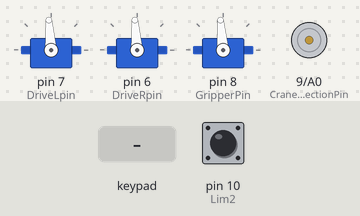
A sketch run on a simulated Arduino Uno, built with avr-gcc and run on an emulated ATmega328P. Parts: 3 × servo, direction and speed pins drawn as motors (green arrow = direction pin HIGH = forward, orange = LOW = backward, longer = more drive). The inputs (shaded band) are chosen by the test bench; at power-on: pin 10 (Lim2) HIGH.

Above: at 1.5 s.
1.6 s: key 'L' pressed
At 1.83 s:
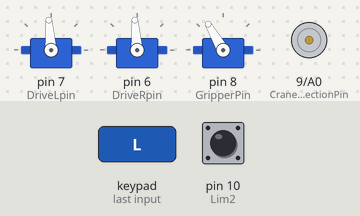
3.5 s: key 'R' pressed
At 3.71 s:
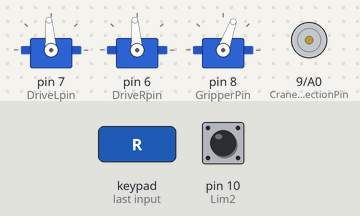
Timing chart, 0 to 6.5 s (numbered marks = the images above; inputs shaded):
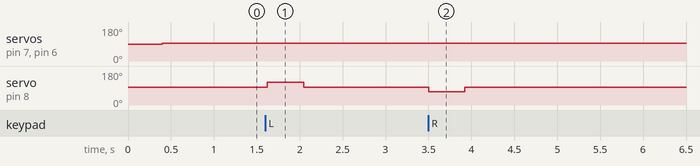

The sketch:

RobotJD.ino
```cpp
#include "SemiAutomaticFunctions.h"
#include <PS2X_lib.h>
#include <Servo.h>


PS2X ps2x;


void setup() {

delay(300);
 ps2x.config_gamepad(PS2_CLK, PS2_CMD, PS2_SEL, PS2_DAT, true, true);

  DriveL.attach(DriveLpin);
  DriveR.attach(DriveRpin);
  pinMode(6, OUTPUT);
  pinMode(7, OUTPUT);
  Gripper.attach(GripperPin);
  pinMode(CraneDirectionPin, OUTPUT);
  pinMode(CraneSpeedPin, OUTPUT);
  //pinMode(Lim1, INPUT_PULLUP);
  //pinMode(Lim2, INPUT_PULLUP);


  Crane.write(95);

  Serial.begin(9600);

}

void loop() {
  // Read the joystick values

 ps2x.read_gamepad();
  //just in case switches aren't working, explicitly pull them high
  digitalWrite(9, HIGH); //Note that activation occurs when reading high, since pressing them disconnects them from ground
  digitalWrite(10, HIGH);

  int STBY = 12;
  int Lim1State = digitalRead(Lim1);//1 if pressed
  int Lim2State = digitalRead(Lim2);//1 if pressed
  int L1;
  int L2;


  // gripper int values Defined
  int GripIn = ps2x.Button(PSB_PAD_LEFT);
  int GripOut = ps2x.Button(PSB_PAD_RIGHT);

  //Crane int Values Defined
  int CraneUp = ps2x.Button(PSB_L1);
  int CraneDown = ps2x.Button(PSB_L2);//---------------------------------------------temporary change


  L1 = Lim1State;
  L2 = Lim2State;
//----------------------------------------------------------------------------------Gripper Controls
  if (GripIn == 1 && GripOut == 0) {
    Gripper.write(GripperForward);
  }
  else if(GripOut == 1 && GripIn == 0){
    Gripper.write(GripperBack);
  }
  else{
    Gripper.write(gripperDead);
  };
//------------------------------------------------------------------------------------------------Drive
unsigned long debounceDelay = 50;  // Adjust as needed
unsigned long lastDebounceTime = 0;


//----------------------------------------------------------- Assuming joystickX and joystickY are your joystick readings

    // Process joystick input
int leftStickY = ps2x.Analog(PSS_RY);
int leftStickX = ps2x.Analog(PSS_RX);


//----------------------------------------------------------------Function gets called, put this in the loop-----------------------------------------------------
if(ps2x.ButtonPressed(PSB_R3)){
  slowMode =true;
}
else if(ps2x.ButtonReleased(PSB_R3)){
  slowMode = false;
}

 if(slowMode){

 driveFunction(leftStickX, leftStickY, 100, 90, 98, 90);
 }
else{
driveFunction(leftStickX, leftStickY, 120, 60, 120, 60);
}
//---------------------------------------------------------------------------------------------------------------------------------------------------------------------

//-----------------------------------------------------------------------------------------------------Newer Crane Functions

if ((ps2x.Button(PSB_L1) & ps2x.Button(PSB_L2)) | (!ps2x.Button(PSB_L1) & !ps2x.Button(PSB_L2)) ){ //holding forward and reverse —> don’t move
digitalWrite(IN2,0);
digitalWrite(IN1,0);
}
  else if (ps2x.Button(PSB_L1)){
  //holding forward and limit 1 not reached
  if (L2 ){
    digitalWrite(IN1, HIGH);
    digitalWrite(IN2,HIGH);
    }
  else{
    digitalWrite(IN1, HIGH);
    digitalWrite(IN2, LOW);
    }

  if(ps2x.ButtonReleased(PSB_L1)){
   digitalWrite(IN1, LOW);
   digitalWrite(IN2, LOW);
    }
  }
else if (ps2x.Button(PSB_L2)){
  //holding forward and limit 1 not reached
  if (L1){
    digitalWrite(IN2, HIGH);
    digitalWrite(IN1,HIGH);
    }
  else{
    digitalWrite(IN1, LOW);
    digitalWrite(IN2, HIGH);
    }


  if(ps2x.ButtonReleased(PSB_L2)){
   digitalWrite(IN1, LOW);
   digitalWrite(IN2, LOW);
    }
  }


}
```

SemiAutomaticFunctions.h
```cpp
#ifndef SEMI_AUTOMATIC_FUNCTIONS_H
#define SEMI_AUTOMATIC_FUNCTIONS_H
#include <Servo.h>


//establishing Servos
Servo DriveL;
Servo DriveR;
Servo Gripper;
Servo Crane;

//Arduino Pins
#define PS2_DAT 2
#define PS2_CMD 3
#define PS2_SEL 4
#define PS2_CLK 5
//Motor Pins
#define DriveLpin 7
#define DriveRpin 6
#define GripperPin 8
//Crane motor driver no longer needs library
#define CraneDirectionPin 9  //IN1
#define CraneSpeedPin A0 //IN2

#define IN1 11 //Semi-permanent
#define IN2 12
//Limit Switches
#define LIM1 9
#define LIM2 10
//#define LIM3 12
//#define LIM4 13
//MotorSpeeds(will change as testing progresses)
#define CraneUpSpeed 128
#define CraneDownSpeed 128
#define GripperForward 120
#define GripperBack 70
bool direction = true;
bool slowMode = false;

const int Lim1 = LIM1;
const int Lim2 = LIM2;
int deadZoneMin = 88;
int deadZoneMax = 89;

 int gripperDead = 95;
 int craneDead = 0;
 int driveLDead = 90;
 int driveRDead = 94;

//--------------------------------------------------------------Crane Stuff ------------------------------------------------
const int numReadings = 2;  // Adjust this value based on your requirements

int xReadings[numReadings];
int yReadings[numReadings];
int index = 0;

void initReadings() {
    for (int i = 0; i < numReadings; ++i) {
        xReadings[i] = 128;
        yReadings[i] = 128;
    }
}

int smoothInput(int* readings, int inputValue) {
    int total = 0;

    // Shift the readings to make room for the new value
    for (int i = numReadings - 1; i > 0; --i) {
        readings[i] = readings[i - 1];
        total += readings[i];
    }

    // Add the new value
    readings[0] = inputValue;
    total += inputValue;

    // Calculate the average
    return total / numReadings;
}
void driveFunction(int xVal, int yVal, int maxL, int maxR, int turnL, int turnR){

    int smoothedX = smoothInput(xReadings, xVal);
    int smoothedY = smoothInput(yReadings, yVal);

    int neutralZone = 2;  // Adjust this value based on your joystick's sensitivity
    int releaseDelay = 50;

    delay(releaseDelay);

    // Check if joystick is in the neutral position
    if (abs(smoothedX - 128) < neutralZone && abs(smoothedY - 128) < neutralZone) {
        // Joystick is in the neutral position, stop the motors
        DriveL.write(94);
        DriveR.write(94);
        delay(10);
    }
else {
if(xVal < 145 && xVal > 90){
if(yVal > 130){
  DriveL.write(maxL);
  DriveR.write(maxR);
  delay(10);
}
else if(yVal < 126){
  DriveL.write(maxR);
  DriveR.write(maxL);
  delay(10);
}

}

else if(xVal >= 145){
  DriveL.write(turnR);
  DriveR.write(turnR);
  //Serial.println(leftStickX);
  delay(10);
}
else if(xVal <= 90){
    DriveL.write(turnL);
  DriveR.write(turnL);
  //Serial.println(leftStickX);
  delay(10);
}
}}

//----------------------------------------------------------------Semi-----------------------------------------------------

void runServo(Servo servo, unsigned long time, int speed){
unsigned long startTime = millis();

while (millis() - startTime <= time){
  servo.write(speed);
}
servo.write(90);

}


void runCrane(unsigned long cTime, bool direction){
  unsigned long startTime = millis();

while (millis() - startTime <= cTime){
  if(direction){
    digitalWrite(CraneDirectionPin, HIGH);
    analogWrite(CraneSpeedPin, CraneUpSpeed);
  }
  else{

    digitalWrite(CraneDirectionPin, LOW);
    analogWrite(CraneSpeedPin, CraneDownSpeed);
  }
}
}

void craneGripperSemiUp(){
  runCrane(2000, direction);
  delay(2000);
  runServo(Gripper, 2000, GripperForward);
  delay(1000);
}
#endif
```

Measured:
- after the input at 1.6 s, servo on pin 8 (GripperPin): 95° → 120° at once, → 95° 0.42 s later
- after the input at 3.5 s, servo on pin 8 (GripperPin): 95° → 70° at once, → 95° 0.42 s later
